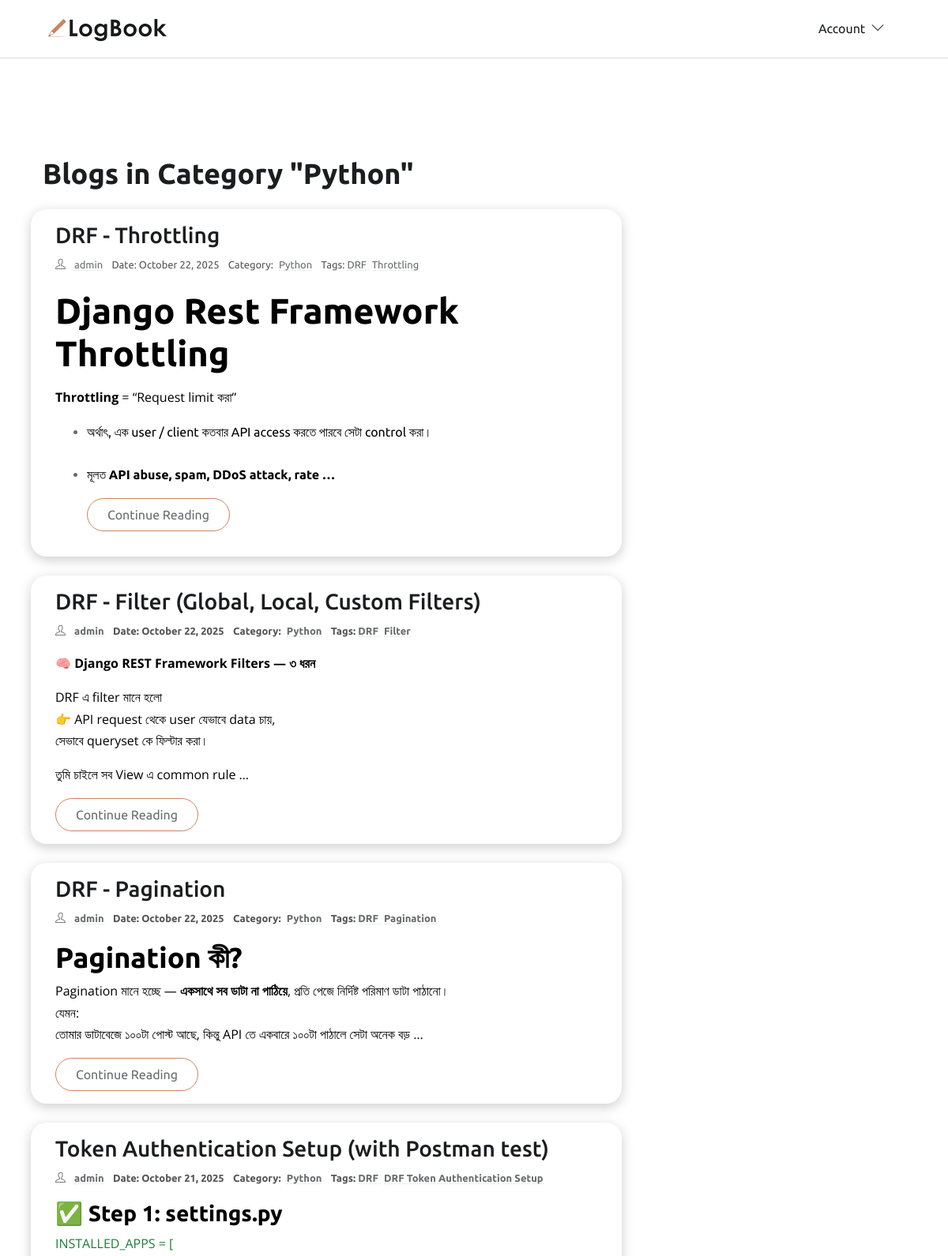
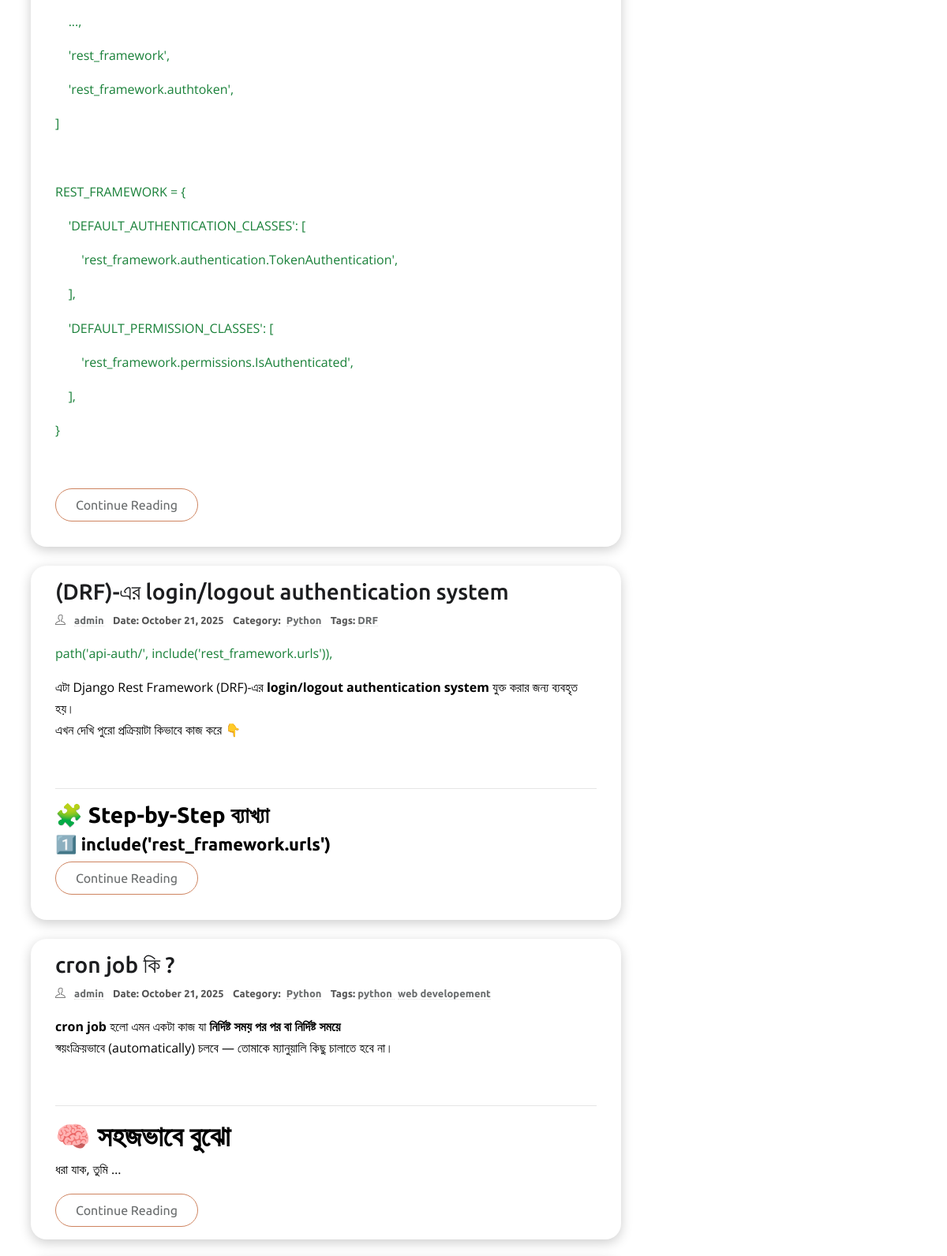
The page /category/python/ (upper part) on the database its author committed (2 pictures, top to bottom).
### app_home/models.py (models this page shows, shortened)
class Category(models.Model):
    title = models.CharField(max_length=50, unique=True, db_index=True)
    slug = models.SlugField(unique=True, blank=True, null=True, max_length=300)
    def __str__(self):
        return self.title
    class Meta:
        verbose_name = "Category"
        verbose_name_plural = "Categories"

class Blog(models.Model):
    author = models.ForeignKey(
        settings.AUTH_USER_MODEL, related_name='user_blogs', on_delete=models.CASCADE
    )
    title = models.CharField(max_length=100, unique=True)
    slug = models.SlugField(unique=True, blank=True, null=True, max_length=300)
    content = RichTextUploadingField()
    category = models.ForeignKey(
        Category,
        related_name='category_blogs',
        on_delete=models.CASCADE
    )
    tags = models.ManyToManyField(Tag, related_name='tag_blogs')
    created_date = models.DateTimeField(auto_now_add=True)
    updated_date = models.DateTimeField(auto_now=True)
    class Meta:
        ordering = ['-created_date']
        indexes = [models.Index(fields=['title','created_date'])]
    class Meta:
        ordering = ['-created_date']
        indexes = [models.Index(fields=['title','created_date'])]
    def get_absolute_url(self):
        return reverse('blog-detail', kwargs={'slug': self.slug})

class Tag(models.Model):
    title = models.CharField(max_length=50, unique=True, db_index=True)
    slug = models.SlugField(unique=True, blank=True, null=True, max_length=300)

### app_account/models.py (models this page shows, shortened)
class CustomUser(AbstractBaseUser, PermissionsMixin):
    email = models.EmailField(unique=True)
    username = models.CharField(max_length=50)
    first_name = models.CharField(max_length=50, blank=True)
    last_name = models.CharField(max_length=50, blank=True)
    is_active = models.BooleanField(default=False)  # For Mail Verification
    is_staff = models.BooleanField(default=False)
    date_joined = models.DateTimeField(default=timezone.now)
    objects = CustomUserManager()
    USERNAME_FIELD = 'email'      # login field
    REQUIRED_FIELDS = ['username']  # required when creating superuser

### app_home/views.py (the view)
# urls.py: path('category/<slug:slug>/', CategoryBlogsView.as_view(), name='category-blogs'),
class CategoryBlogsView(ListView):
    model = Blog
    template_name = 'blog/category_blogs.html'
    context_object_name = 'category_blogs'
    def get_queryset(self):
        start = time.time()
        self.category = get_object_or_404(Category, slug=self.kwargs['slug'])
        queryset = self.category.category_blogs.all()
        list(queryset)  # queryset evaluate
        duration = time.time() - start
        print(f"📊 Category query time: {duration:.4f} seconds")
        return queryset
    def get_context_data(self, **kwargs):
        context = super().get_context_data(**kwargs)
        context['category'] = self.category
        return context

### app_home/context_processors.py (called while the page is built)
def get_all_categories(request):
    categories = Category.objects.all()
    return {'categories': categories}

def get_all_tags(request):
    tags = Tag.objects.all()
    return {'tags': tags}

def get_recent_blogs(request):
    recent_blogs = Blog.objects.order_by('-created_date')[:5]
    return {'recent_blogs': recent_blogs}

### templates/blog/category_blogs.html (shortened to what this page needs)
{% extends 'base/base.html' %}
{% load static %}
{% load custom_filters %}
{% block content %}
<section class="section">
    <div class="container p-4">
        <h2 class="mb-4">Blogs in Category "{{ category }}"</h2>
        <div class="row">
            <div class="col-lg-8 mb-5 mb-lg-0">
                {% for blog in category_blogs %}
                <article class="row p-3 mb-4 blog-card">
                    <div class="col-md-12">
                        <h3 class="h3"><a class="post-title" href="{{ blog.get_absolute_url }}">{{ blog.title }}</a>
                        </h3>
                        <ul class="list-inline post-meta mb-2">
                            <li class="list-inline-item"><i class="ti-user mr-2"></i>
                                <a href="{% url 'profile' blog.author.username %}">{{ blog.author.get_full_name|default:blog.author.username }}</a>
                            </li>
                            <li class="list-inline-item">Date: {{ blog.created_date|date:"F d, Y" }}</li>
                           <li class="list-inline-item">
                                Category: <a href="{% url 'category-blogs' blog.category.slug %}" class="ml-1">
                                    {{blog.category.title }}</a>
                            </li>
                            <li class="list-inline-item">
                                Tags:
                                {% for tag in blog.tags.all %}
                                <a href="{% url 'tag-blogs' tag.slug %}" class="mr-1">
                                    {{ tag.title}}
                                </a>
                                {% empty %}
                                No tags
                                {% endfor %}
                            </li>
                        </ul>
                        <p>{{ blog.content|truncatewords:40|safe }}</p>
                        <a href="{% url 'blog-detail' blog.slug %}" class="btn btn-outline-primary">
                            Continue Reading
                        </a>
                    </div>
                </article>
                {% endfor %}
            </div>
        </div>
    </div>
</section>
{% endblock content %}

### static/css/style.css (style rules this page uses)
body { line-height: 1.7; font-family: 'Ubuntu', sans-serif; -webkit-font-smoothing: antialiased; color: #696c6d; font-size: 16px; }
p, .paragraph { font-weight: 400; color: #696c6d; font-size: 16px; line-height: 1.7; font-family: "Open Sans", sans-serif; }
h1, h2, h3, h4, h5, h6 { color: #1c1d1f; font-family: 'Ubuntu', sans-serif; font-weight: 600; line-height: 1.2; }
h1, .h1 { font-size: 45px; }
h2, .h2 { font-size: 36px; }
h3, .h3 { font-size: 28px; }
h4, .h4 { font-size: 22px; }
.btn { font-size: 16px; font-family: 'Ubuntu', sans-serif; text-transform: capitalize; padding: 8px 25px; border-radius: 50px; border: 1px solid; position: relative; z-index: 1; transition: 0.2s ease; }
.btn-outline-primary { background: transparent; color: #696c6d; border-color: #ce8460; }
body { background-color: #fff; overflow-x: hidden; }
a, a:hover, a:focus { text-decoration: none; }
a, button, select { cursor: pointer; transition: 0.2s ease; }
.section { padding-top: 100px; padding-bottom: 100px; }
.post-title { color: #1c1d1f; }
.post-meta li { margin-right: 10px; font-size: 90%; }
.post-meta a { color: #696c6d; border-bottom: 1px dotted #ddd; }
.blog-card { background-color: #ffffff; border-radius: 20px; box-shadow: 0 4px 15px rgba(0, 0, 0, 0.2); padding: 0 30px 30px 30px; transition: transform 0.3s, box-shadow 0.3s; margin-bottom: 30px; }
.blog-card h1 { margin-top: 20px; margin-bottom: 15px; }
.blog-card .post-meta { font-size: 0.9rem; color: #555; margin-bottom: 15px; }

### rows shown on the page
Category: title "Python"
Blog: title "DRF - Throttling", author.get_full_name "admin", created_date "October 22, 2025", category "Python", content "Django Rest Framework Throttling Throttling = “Request limit করা” অর্থাৎ, এক user / client কতবার API access করতে পারবে সেটা control করা। মূলত API abuse, spam, DDoS attack, rate …"
Tag: title "DRF"
Tag: title "Throttling"
Blog: title "DRF - Filter (Global, Local, Custom Filters)", author.get_full_name "admin", created_date "October 22, 2025", category "Python", content "🧠 Django REST Framework Filters — ৩ ধরন DRF এ filter মানে হলো 👉 API request থেকে user যেভাবে data চায়, সেভাবে queryset কে ফিল্টার করা। তুমি চাইলে সব View এ common rule …"
Tag: title "Filter"
Blog: title "DRF - Pagination", author.get_full_name "admin", created_date "October 22, 2025", category "Python", content "Pagination কী? Pagination মানে হচ্ছে — একসাথে সব ডাটা না পাঠিয়ে , প্রতি পেজে নির্দিষ্ট পরিমাণ ডাটা পাঠানো। যেমন: তোমার ডাটাবেজে ১০০টা পোস্ট আছে, কিন্তু API তে একবারে ১০০টা পাঠালে সেটা অনেক বড় …"
Tag: title "Pagination"
Blog: title "Token Authentication Setup (with Postman test)", author.get_full_name "admin", created_date "October 21, 2025", category "Python", content "✅ Step 1: settings.py INSTALLED_APPS = [ ..., 'rest_framework', 'rest_framework.authtoken', ] REST_FRAMEWORK = { 'DEFAULT_AUTHENTICATION_CLASSES': [ 'rest_framework.authentication.TokenAuthentication', ], 'DEFAULT_PERMISSION_CLASSES': [ 'rest_framework.permissions.IsAuthenticated', ], }"
Tag: title "DRF Token Authentication Setup"
Blog: title "(DRF)-এর login/logout authentication system", author.get_full_name "admin", created_date "October 21, 2025", category "Python", content "path('api-auth/', include('rest_framework.urls')), এটা Django Rest Framework (DRF)-এর login/logout authentication system যুক্ত করার জন্য ব্যবহৃত হয়। এখন দেখি পুরো প্রক্রিয়াটা কিভাবে কাজ করে 👇 🧩 Step-by-Step ব্যাখ্যা 1️⃣ include('rest_framework.urls')"
Blog: title "cron job কি ?", author.get_full_name "admin", created_date "October 21, 2025", category "Python", content "cron job হলো এমন একটা কাজ যা নির্দিষ্ট সময় পর পর বা নির্দিষ্ট সময়ে স্বয়ংক্রিয়ভাবে (automatically) চলবে — তোমাকে ম্যানুয়ালি কিছু চালাতে হবে না। 🧠 সহজভাবে বুঝো ধরা যাক, তুমি …"
Tag: title "python"
Tag: title "web developement"
